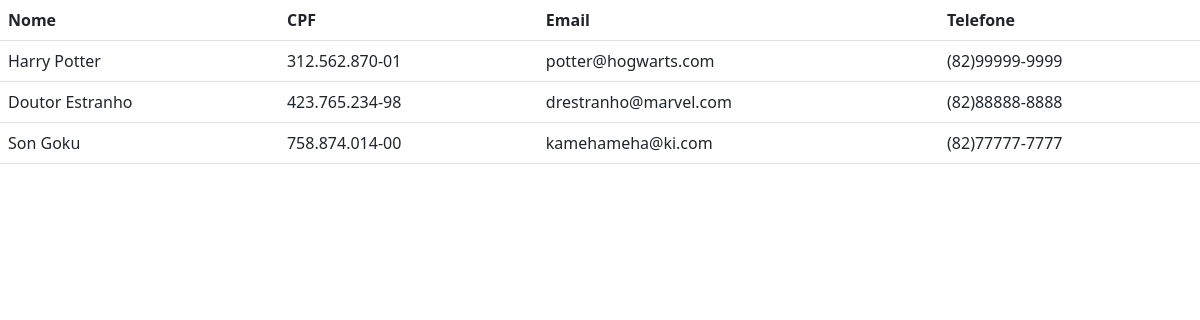
/clientes/, run on the app's committed database.
### core/models.py (models this page shows, shortened)
class Cliente(models.Model):
    nome = models.CharField(max_length=50)
    cpf = models.CharField(max_length=14)
    email = models.EmailField()
    data_nascimento = models.DateField()
    telefone = models.CharField(max_length=14)
    data_inscricao = models.DateTimeField()
    endereco = models.OneToOneField(Endereco, on_delete=models.CASCADE)

### core/views.py (the view)
# urls.py: path('clientes/', lista_clientes),
def lista_clientes(request):
    clientes = Cliente.objects.all()
    return render(request, 'clientes.html', {'clientes': clientes})

### core/templates/clientes.html (shortened to what this page needs)
<!DOCTYPE html>
<html lang="en">
<head>
    <link href="https://cdn.jsdelivr.net/npm/bootstrap@5.3.0/dist/css/bootstrap.min.css" rel="stylesheet">
</head>
<body>
    <table class="table">
        <tr>
            <th>Nome</th>
            <th>CPF</th>
            <th>Email</th>
            <th>Telefone</th>
        </tr>
        {% for cliente in clientes %}
        <tr>
            <td>{{cliente.nome}}</td>
            <td>{{cliente.cpf}}</td>
            <td>{{cliente.email}}</td>
            <td>{{cliente.telefone}}</td>
        </tr>
        {% endfor %}
    </table>
</body>
</html>

### data on the page
Cliente: nome "Harry Potter", cpf "312.562.870-01", email "potter@hogwarts.com", telefone "(82)99999-9999"
Cliente: nome "Doutor Estranho", cpf "423.765.234-98", email "drestranho@marvel.com", telefone "(82)88888-8888"
Cliente: nome "Son Goku", cpf "758.874.014-00", email "kamehameha@ki.com", telefone "(82)77777-7777"
